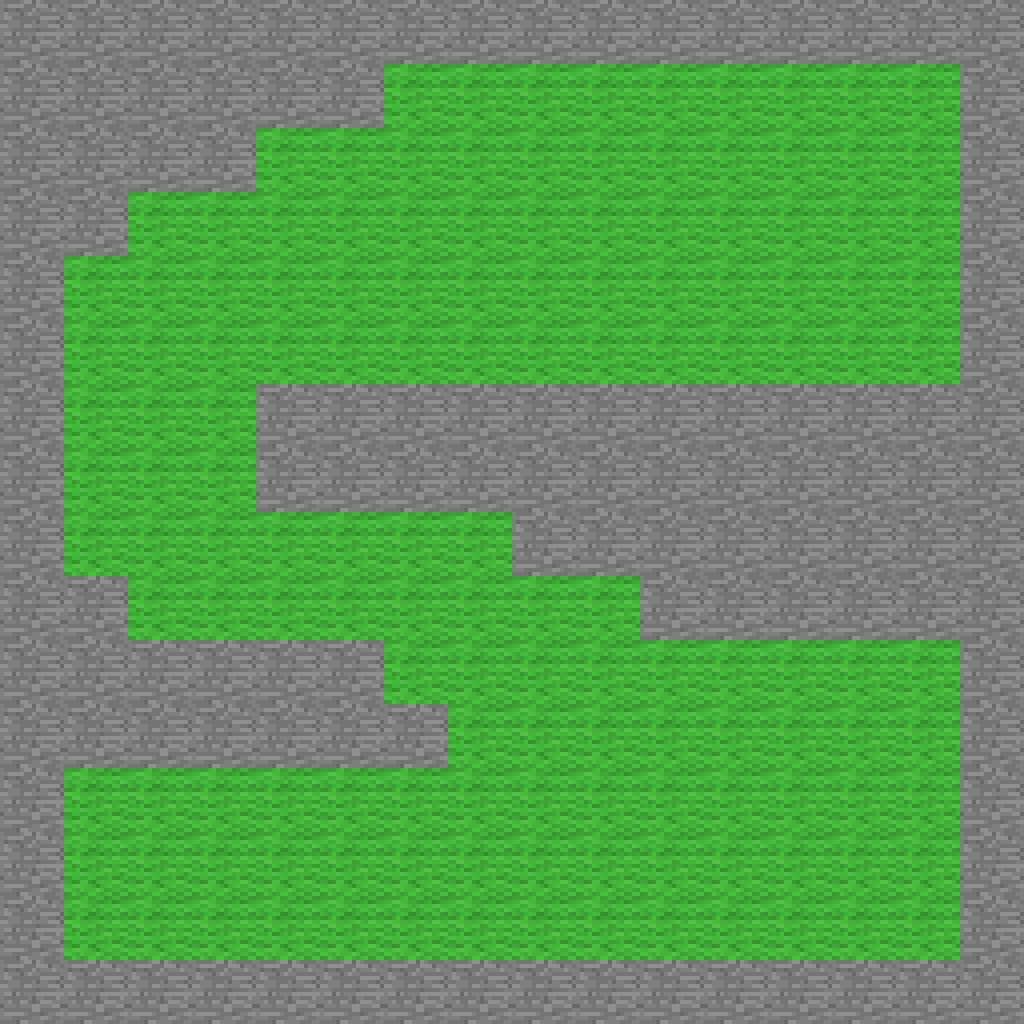

Tiled map render using the project's own tile images. Description and the map definition, with tile-layer contents summarised, below:
An orthogonal 16x16 tile map with 64x64 px tiles, 2 tile layers (Tile Layer 1, Tile Layer 2) and 2 objects.

<map version="1.0" orientation="orthogonal" width="16" height="16" tilewidth="64" tileheight="64">
 <properties>
  <property name="level_name" value="PATH_JPS" />
  <property name="mode" value="Spectator" />
 </properties>
 <tileset firstgid="1" source="terrain_tiles.tsx" />
 <layer name="Tile Layer 1" width="16" height="16">
  <data>[256 cells, 256 non-empty, 2 distinct tile ids]</data>
 </layer>
 <objectgroup name="Blocks" width="16" height="16">
  <object gid="141" x="832" y="192" />
  <object gid="169" x="128" y="896" />
 </objectgroup>
 <layer name="Tile Layer 2" width="16" height="16">
  <data>[256 cells, 0 non-empty, 0 distinct tile ids]</data>
 </layer>
</map>
